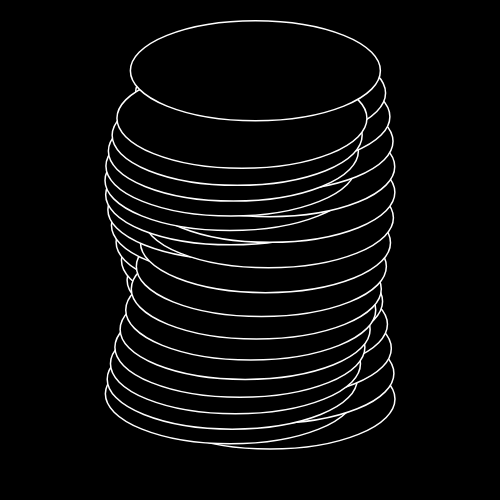
Frame 1 (no input)
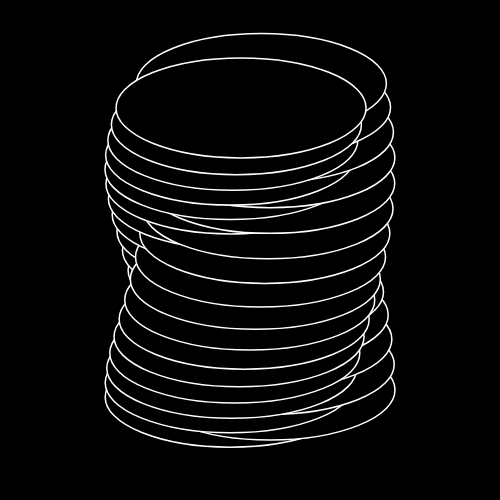
Frame 60 (no input)
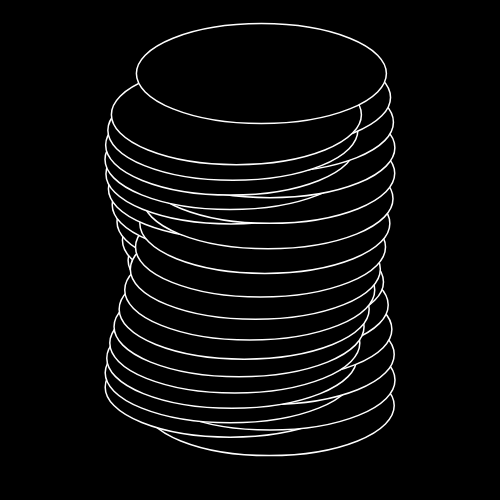
Frame 120 (the mouse pressed at the canvas centre since frame 60)

The p5.js sketch that drew these frames (run headless with seeded random() and noise() and a simulated clock; from frame 60 on, the mouse is pressed at the canvas centre):

// p5.js sketch
// ── sketch.js
let backgroundColor = 0;
let lineColor = 255;
let ellipseColor = 0;
let v, size;

function setup() {
	createCanvas(500, 500);
	fill(ellipseColor);
	stroke(lineColor);
	strokeWeight(1.5);
	v = createVector(width * 0.5, height * 0.8);
	size = {width: height * 0.5, height: height * 0.2};
}

function draw() {
	background(backgroundColor);
	for (let i = 0; i < height / 16; i++) {
		let ugoki = cos(i * 3 - frameCount * 0.05);
		ellipse(
			v.x + 20 * ugoki,
			v.y - i * 10 + 20 * sin(i * 3 - frameCount * 0.05),
			size.width,
			size.height);
	}
}
